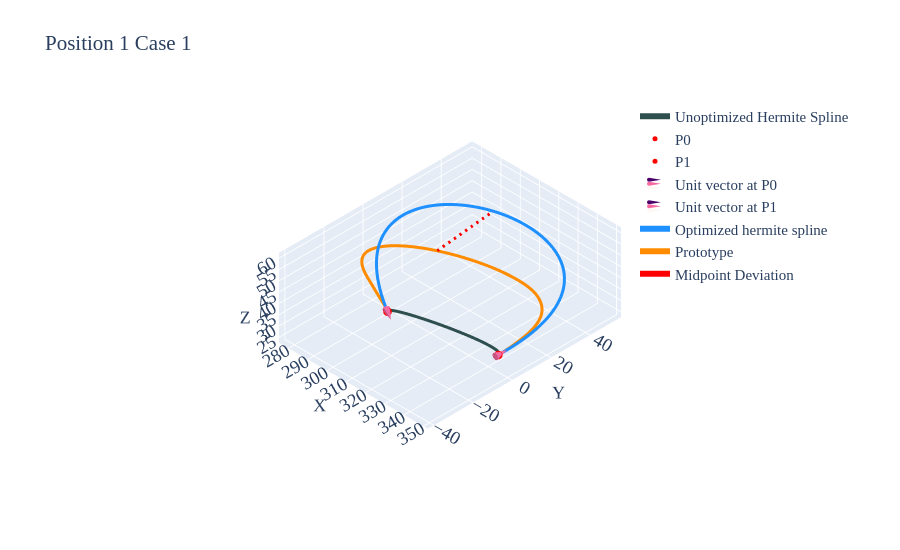

Notebook code cell kept with this figure:
### Markdown cell above
## Case 01

### Code cell
df=pd.read_csv('../data/2810/p1-case1.csv')
prt=df.iloc[10:,2:].reset_index(drop=True)

p0=df.iloc[5,2:].values.astype(float)    # Point0
p1=df.iloc[6,2:].values.astype(float)    # Point1
u0=df.iloc[8,2:].values.astype(float)    # Unit Vector @ Point0
u1=df.iloc[9,2:].values.astype(float)    # Unit Vector @ Point1
m0=df.iloc[2,1]                          # Magnitude for Vector1
m1=df.iloc[3,1]                          # Magnitude for Vector2
u0_init=u0*m0
u1_init=u1*m1
spl=utils.hermite(p0, p1, u0_init, u1_init,num_points=51)

tgt=utils.length(prt.values)             # Target spline length

obj_fn=lambda x: utils.length(utils.hermite(p0,p1,x*u0,x*u1)) - tgt
sol=optimize.root_scalar(obj_fn, bracket=[0, tgt*3], method='brentq')
solx=sol.root
u0_final=solx*u0
u1_final=solx*u1
spl=utils.hermite(p0,p1,u0_init,u1_init,num_points=100)
spl_tgt=utils.hermite(p0,p1,u0_final,u1_final,num_points=100)

print(f'Length of the Prototype Spline: {utils.length(prt.values):.5f}')
print(f'Given target spline length: {tgt:.5f}')
print(f'Length of the Hermite Spline: {utils.length(spl.astype(float)):.5f}')
print(f'Achieved Length of the Hermite Spline: {utils.length(spl_tgt.astype(float)):.5f}')
print(f'\nComputed Magnitude (X): {solx:.4f}')

a=prt.iloc[50]
b=pd.DataFrame(spl_tgt,columns=prt.columns).iloc[50]
mag.append(np.round(solx,3))
prt_len.append(utils.length(prt.values).round(3))
ach_len.append(utils.length(spl_tgt.astype(float)).round(3))
err_len.append(utils.length(pd.DataFrame([a,b]).values).round(3))
fig=utils.plotter_v2(spl,p0,p1,u0_init,u1_init,spl1=spl_tgt,spl2=prt.values,x_label='Unoptimized Hermite Spline',
                     spl1_label='Optimized hermite spline',spl2_label='Prototype',cne=6,intr='d',height=550,width=900,title='Position 1 Case 1')
fig.add_trace(go.Scatter3d(x=[a[0],b[0]],y=[a[1],b[1]],z=[a[2],b[2]],mode='lines',name='Midpoint Deviation'
                           ,line=dict(color='red',width=6,dash='longdash'),text='Length '+str(utils.length(pd.DataFrame([a,b]).values).round(2)))) 
fig.update_layout(legend=dict(x=0.75,y=1,xanchor="left",yanchor="top"))
fig.update_layout(autosize=True)
pio.write_html(fig,'../ppt/1411-arc-len-herm/p1-case1.html')
fig.show()
